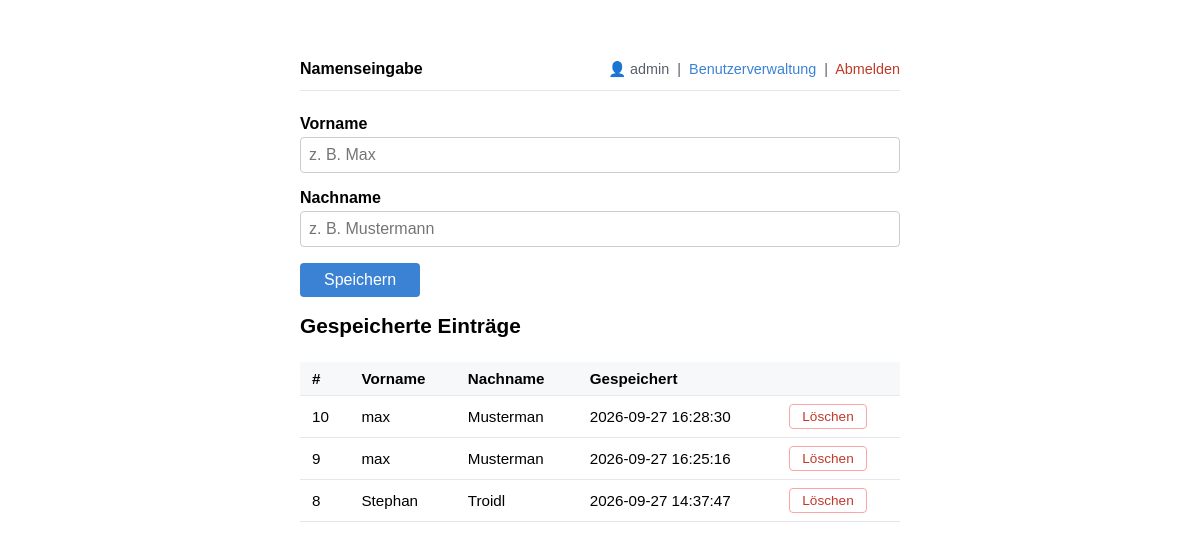
/index.php (signed in), run on the app's committed database.
### tables this page shows
CREATE TABLE `personen` (
  `id` int(11) NOT NULL AUTO_INCREMENT,
  `vorname` varchar(100) NOT NULL,
  `nachname` varchar(100) NOT NULL,
  `erstellt` timestamp NULL DEFAULT current_timestamp(),
  PRIMARY KEY (`id`)
);

### html/index.php (the view, shortened to what this page needs)
<?php
$dsn    = 'mysql:host=mariadb;port=3306;dbname=namen;charset=utf8mb4';
$dbUser = 'webuser';
$dbPass = getenv('DB_PASSWORD') ?: 'changeme';
try {
    $pdo = new PDO($dsn, $dbUser, $dbPass, [
        PDO::ATTR_ERRMODE            => PDO::ERRMODE_EXCEPTION,
        PDO::ATTR_DEFAULT_FETCH_MODE => PDO::FETCH_ASSOC,
    ]);
    $pdo->exec("CREATE TABLE IF NOT EXISTS personen (
        id        INT AUTO_INCREMENT PRIMARY KEY,
        vorname   VARCHAR(100) NOT NULL,
        nachname  VARCHAR(100) NOT NULL,
        erstellt  TIMESTAMP DEFAULT CURRENT_TIMESTAMP
    )");
} catch (PDOException $e) {
    $dbError = 'Datenbankverbindung fehlgeschlagen.';
}
$vorname  = '';
$nachname = '';
$personen = [];
if (!isset($dbError)) {
    $personen = $pdo->query("SELECT * FROM personen ORDER BY erstellt DESC")->fetchAll();
}
?>
<!DOCTYPE html>
<html lang="de">
<head>
</head>
<body>
  <div style="display:flex;justify-content:space-between;align-items:center;margin-bottom:1.5rem;padding-bottom:.75rem;border-bottom:1px solid #e5e7eb;">
    <strong>Namenseingabe</strong>
    <span style="font-size:.9rem;color:#57606a">
      👤 <?= htmlspecialchars($_SESSION['user'], ENT_QUOTES, 'UTF-8') ?> &nbsp;|&nbsp;
      <a href="admin.php" style="color:#3b82d4;text-decoration:none;">Benutzerverwaltung</a> &nbsp;|&nbsp;
      <a href="?logout=1" style="color:#c0392b;text-decoration:none;">Abmelden</a>
    </span>
  </div>
  <?php if (isset($dbError)): ?>
    <div class="msg err"><?= htmlspecialchars($dbError, ENT_QUOTES, 'UTF-8') ?></div>
  <?php else: ?>
  <form method="POST" action="">
    <label for="vorname">Vorname</label>
    <input type="text" id="vorname" name="vorname"
           value="<?= htmlspecialchars($vorname, ENT_QUOTES, 'UTF-8') ?>"
           placeholder="z. B. Max" required maxlength="100">
    <label for="nachname">Nachname</label>
    <input type="text" id="nachname" name="nachname"
           value="<?= htmlspecialchars($nachname, ENT_QUOTES, 'UTF-8') ?>"
           placeholder="z. B. Mustermann" required maxlength="100">
    <button type="submit">Speichern</button>
  </form>
  <h2>Gespeicherte Einträge</h2>
  <?php if (empty($personen)): ?>
    <p style="color:#57606a">Noch keine Einträge vorhanden.</p>
  <?php else: ?>
  <table>
    <thead><tr><th>#</th><th>Vorname</th><th>Nachname</th><th>Gespeichert</th><th></th></tr></thead>
    <tbody>
    <?php foreach ($personen as $p): ?>
      <tr>
        <td><?= (int)$p['id'] ?></td>
        <td><?= htmlspecialchars($p['vorname'],  ENT_QUOTES, 'UTF-8') ?></td>
        <td><?= htmlspecialchars($p['nachname'], ENT_QUOTES, 'UTF-8') ?></td>
        <td><?= htmlspecialchars($p['erstellt'], ENT_QUOTES, 'UTF-8') ?></td>
        <td>
          <form method="POST" action="" style="margin:0">
            <button type="submit" class="del">Löschen</button>
          </form>
        </td>
      </tr>
    <?php endforeach; ?>
    </tbody>
  </table>
  <?php endif; ?>
  <?php endif; ?>
</body>
</html>

### html/index.php (style rules this page uses)
body { font-family: sans-serif; max-width: 600px; margin: 60px auto; padding: 0 1rem; }
h1,h2 { font-size: 1.3rem; margin-bottom: 1rem; }
label { display: block; margin-bottom: .25rem; font-weight: bold; }
input[type=text] { width: 100%; padding: .5rem; margin-bottom: 1rem; border: 1px solid #ccc; border-radius: 4px; font-size: 1rem; box-sizing: border-box; }
button { padding: .5rem 1.5rem; background: #3b82d4; color: #fff; border: none; border-radius: 4px; font-size: 1rem; cursor: pointer; }
button.del { padding: .25rem .75rem; background: #fff; color: #c0392b; border: 1px solid #fca5a5; font-size: .85rem; }
table { width: 100%; border-collapse: collapse; margin-top: 1.5rem; font-size: .95rem; }
th,td { text-align: left; padding: .5rem .75rem; border-bottom: 1px solid #e5e7eb; }
th { background: #f7f8fa; font-weight: bold; }

### data on the page
personen: id "10", vorname "max", nachname "Musterman", erstellt "2026-09-27 16:28:30"
personen: id "9", vorname "max", nachname "Musterman", erstellt "2026-09-27 16:25:16"
personen: id "8", vorname "Stephan", nachname "Troidl", erstellt "2026-09-27 14:37:47"

### other printed values
$_SESSION['user'] "admin"
